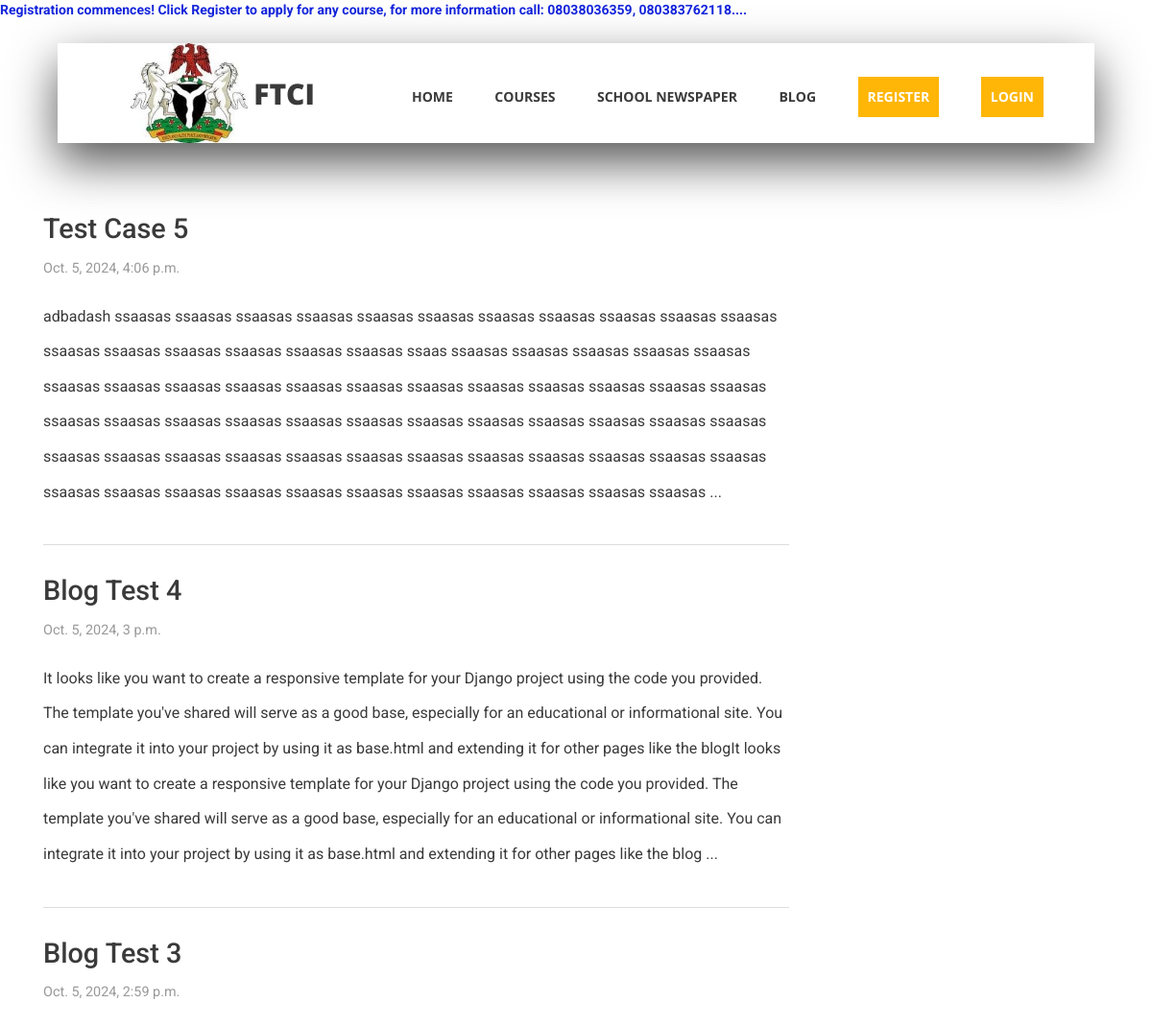
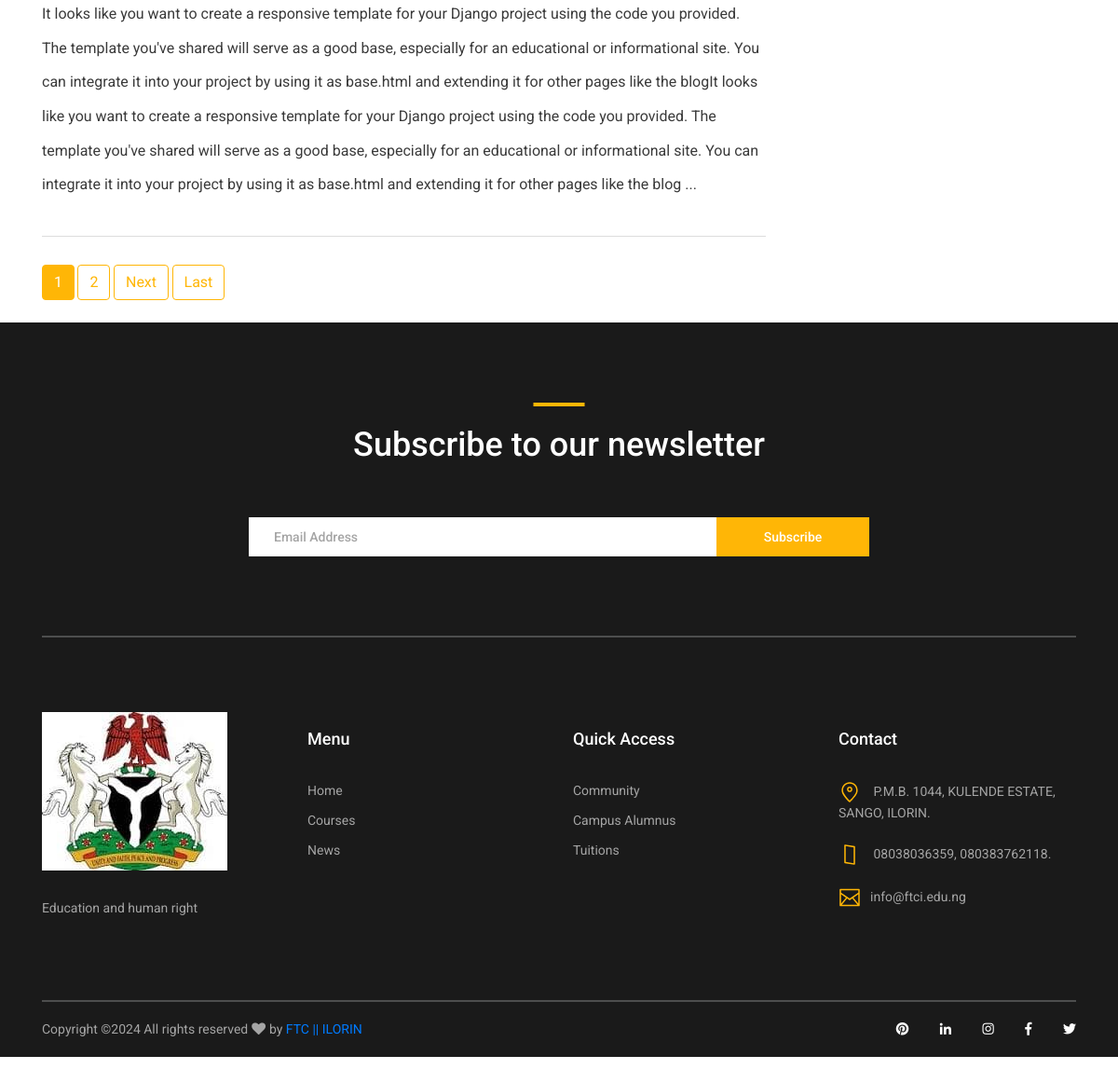
Screenshot of /blog/ with the database file from the repository (2 pictures, top to bottom).
### main/models.py (models this page shows)
class Blog(models.Model):
    author = models.ForeignKey(User, on_delete=models.CASCADE)
    title = models.CharField(max_length=200)
    content = models.TextField()
    date_posted = models.DateTimeField(auto_now_add=True)

### main/views.py (the view)
# urls.py: path('blog/', BlogListView.as_view(), name='blog_list'),
class BlogListView(ListView):
    model = Blog
    template_name = 'blog.html'
    context_object_name = 'blogs'
    paginate_by = 3
    ordering = '-date_posted'

### main/templates/blog.html (shortened to what this page needs)
{% extends "base.html" %}
{% load static %}
{% block content %}
    <div class="main-content" style="margin-top:200px;">
        <div class="container" style="display: flex; flex-wrap: wrap; flex-direction: row;">
            <section style="width:100%;" class="blog-posts">
                {% if blogs %}
                    {% for blog in blogs %}
                        <article class="post">
                            <h2 class="post-title">{{blog.title}}</h2>
                            <p class="post-meta">{{blog.date_posted}}</p>
                            <p class="post-excerpt">{{blog.content}} ...</p>
                        </article>
                    {% endfor %}
                {% endif %}
                {% if is_paginated %}
                {% for num in page_obj.paginator.page_range %}
                    {% if page_obj.number == num %}
                        <a class="btn btn-info mb-4" style="border-color: #FFB606;color: #FFFFFF;  background-color: #FFB606;" href="?page={{ num }}">{{ num }}</a>
                    {% elif num > page_obj.number|add:'-3' and num < page_obj.number|add:'3' %}
                        <a class="btn btn-outline-info mb-4" style="border-color: #FFB606;color: #FFB606;" href="?page={{ num }}">{{ num }}</a>
                    {% endif %}
                {% endfor %}
                {% if page_obj.has_next %}
                    <a class="btn btn-outline-info mb-4" style="border-color: #FFB606;color: #FFB606;" href="?page={{ page_obj.next_page_number }}">Next</a>
                    <a class="btn btn-outline-info mb-4" style="border-color: #FFB606;color: #FFB606;" href="?page={{ page_obj.paginator.num_pages }}">Last</a>
                {% endif %}
            {% endif %}
            </section>
    </div>
{% endblock content %}

### main/static/styles/main_styles.css (style rules this page uses)
* { margin: 0; padding: 0; -webkit-font-smoothing: antialiased; -webkit-text-shadow: rgba(0,0,0,.01) 0 0 1px; text-shadow: rgba(0,0,0,.01) 0 0 1px; }
body { font-family: 'Roboto', sans-serif; font-size: 14px; font-weight: 400; background: #FFFFFF; color: #a5a5a5; }
div { display: block; position: relative; -webkit-box-sizing: border-box; -moz-box-sizing: border-box; box-sizing: border-box; }
p { font-family: 'Roboto', sans-serif; font-size: 14px; line-height: 2.29; font-weight: 400; color: #a5a5a5; -webkit-font-smoothing: antialiased; -webkit-text-shadow: rgba(0,0,0,.01) 0 0 1px; text-shadow: rgba(0,0,0,.01) 0 0 1px; }
a, a:hover, a:visited, a:active, a:link { text-decoration: none; -webkit-font-smoothing: antialiased; -webkit-text-shadow: rgba(0,0,0,.01) 0 0 1px; text-shadow: rgba(0,0,0,.01) 0 0 1px; }
h2 { font-size: 22px; }
h1, h2, h3, h4, h5, h6 { font-family: 'Roboto', sans-serif; -webkit-font-smoothing: antialiased; -webkit-text-shadow: rgba(0,0,0,.01) 0 0 1px; text-shadow: rgba(0,0,0,.01) 0 0 1px; }
section { display: block; position: relative; box-sizing: border-box; }

### main/static/styles/blog.css (style rules this page uses)
.container { width: 100%; margin: 0 auto }
.main-content { display: flex; flex-wrap: wrap; margin: 30px 0; }
.blog-posts { flex: 0 0 70%; margin-right: 30px; }
.post { margin-bottom: 30px; padding-bottom: 20px; border-bottom: 1px solid #ddd; }
.post-title { font-size: 1.8rem; color: #3a3a3a; }
.post-meta { font-size: 0.9rem; color: #999; margin-bottom: 15px; }
.post-excerpt { font-size: 1rem; color: #3a3a3a; }

### rows the page displays
Blog: title "Test Case 5", date_posted "Oct. 5, 2024, 4:06 p.m.", content "adbadash ssaasas ssaasas ssaasas ssaasas ssaasas ssaasas ssaasas ssaasas ssaasas ssaasas ssaasas ssaasas ssaasas ssaasas ssaasas ssaasas ssaasas ssaas ssaasas ssaasas ssaasas ssaasas ssaasas ssaasas ssaasas ssaasas ssaasas ssaasas ssaasas ssaasas ssaasas ssaasas ssaasas ssaasas ssaasas ssaasas ssaasas ssaasas ssaasas ssaasas ssaasas ssaasas ssaasas ssaasas ssaasas ssaasas ssaasas ssaasas ssaasas ssaasas ssaasas ssaasas ssaasas ssaasas ssaasas ssaasas ssaasas ssaasas ssaasas ssaasas ssaasas ssaasas ssaasas ssaasas ssaasas ssaasas ssaasas ssaasas ssaasas ssaasas"
Blog: title "Blog Test 4", date_posted "Oct. 5, 2024, 3 p.m.", content "It looks like you want to create a responsive template for your Django project using the code you provided. The template you've shared will serve as a good base, especially for an educational or informational site. You can integrate it into your project by using it as base.html and extending it for other pages like the blogIt looks like you want to create a responsive template for your Django project using the code you provided. The template you've shared will serve as a good base, especially for an educational or informational site. You can integrate it into your project by using it as base.html and extending it for other pages like the blog"
Blog: title "Blog Test 3", date_posted "Oct. 5, 2024, 2:59 p.m.", content "It looks like you want to create a responsive template for your Django project using the code you provided. The template you've shared will serve as a good base, especially for an educational or informational site. You can integrate it into your project by using it as base.html and extending it for other pages like the blogIt looks like you want to create a responsive template for your Django project using the code you provided. The template you've shared will serve as a good base, especially for an educational or informational site. You can integrate it into your project by using it as base.html and extending it for other pages like the blog"

### other values shown
{{ num }} "1"
{{ num }} "2"
